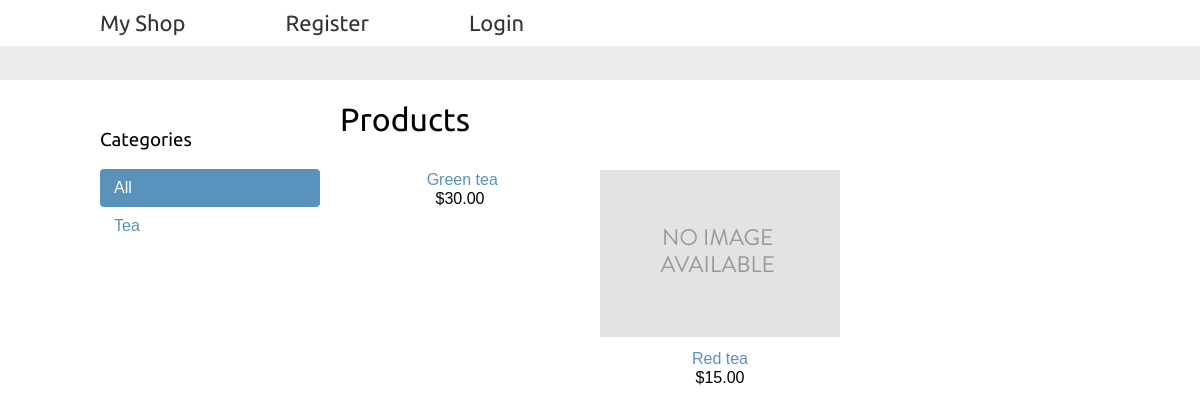
The page / on the database its author committed.
### shop/models.py (models this page shows, shortened)
class Category(models.Model):
    name = models.CharField(max_length=200)
    slug = models.SlugField(max_length=200, unique=True)
    class Meta:
        ordering = ['name']
        indexes = [
            models.Index(fields=['name']),
        ]
        verbose_name = 'category'
        verbose_name_plural = 'categories'
    def get_absolute_url(self):
        return reverse('shop:product_list_by_category', args=[self.slug])

class Product(models.Model):
    category = models.ForeignKey(Category, related_name='products', on_delete=models.CASCADE)
    name = models.CharField(max_length=200)
    slug = models.SlugField(max_length=200)
    image = models.ImageField(upload_to='products/%Y/%m/%d', blank=True)
    description = models.TextField(blank=True)
    price = models.DecimalField(max_digits=10, decimal_places=2)
    available = models.BooleanField(default=True)
    created = models.DateTimeField(auto_now_add=True)
    updated = models.DateTimeField(auto_now=True)
    class Meta:
        ordering = ['name']
        indexes = [
            models.Index(fields=['id', 'slug']),
            models.Index(fields=['name']),
            models.Index(fields=['-created']),
        ]
    def get_absolute_url(self):
        return reverse("shop:product_detail", args=[self.id, self.slug])

### shop/views.py (the view)
# urls.py: path('', views.product_list, name='product_list'),
def product_list(request, category_slug=None):
    category = None
    categories = Category.objects.all()
    products = Product.objects.filter(available=True)
    if category_slug:
        category = get_object_or_404(Category, slug=category_slug)
        products = products.filter(category=category)
    return render(request, 'shop/product/list.html',
                  {'categories': categories, 'category': category, 'products': products})

### cart/context_processors.py (called while the page is built)
def cart(request):
    return {'cart': Cart(request)}

### shop/templates/shop/product/list.html (shortened to what this page needs)
{% extends "shop/base.html" %}
{% load static %}
{% block content %}
    <div id="sidebar">
        <h3>Categories</h3>
        <ul>
            <li {% if not category %}class="selected"{% endif %}>
                <a href="{% url 'shop:product_list' %}">All</a>
            </li>
            {% for c in categories %}
                <li {% if category.slug == c.slug %}class="selected"{% endif %}>
                    <a href="{{ c.get_absolute_url }}">{{ c.name }}</a>
                </li>
            {% endfor %}
        </ul>
    </div>
    <div id="main" class="product-list">
        <h1>{% if category %}{{category.name}}{% else %}Products{% endif %}</h1>
        {% for product in products %}
            <div class="item">
                <a href=" {{product.get_absolute_url}} ">
                    <img src="{% if product.image %} {{product.image.url}} {% else %} {% static 'images/no_image.png' %} {% endif %}" alt="">
                </a>
                <a href="{{ product.get_absolute_url }}">{{ product.name }}</a>
                <br>
                ${{product.price}}
            </div>
        {% endfor %}
    </div>
{% endblock content %}

### shop/static/css/base.css (style rules this page uses)
body { margin:0; padding:0; font-family:helvetica, sans-serif; }
h1, h2, h3, h4, h5 , h6 { font-family: 'Ubuntu', sans-serif; font-weight:normal; }
a { text-decoration:none; color:#5993bb; }
#sidebar { width:220px; padding:30px 20px 0 0; float:left; }
#sidebar ul { margin:0; padding:0; }
#sidebar ul li { margin:0; list-style:none; padding:10px 14px; }
#sidebar ul li a { display:block; }
#sidebar ul li.selected { background:#5993bb; border-radius:4px; }
#sidebar ul li.selected a { color:#fff; }
#main { float:left; width: 96%; margin-right:-220px; overflow:hidden; }
.product-list .item { width:25%; padding:10px 20px 10px 0; float:left; text-align:center; line-height:1.2; }
.product-list .item img { width:100%; margin-bottom:8px; }

### rows shown on the page
Category: name "Tea"
Product: name "Green tea", price "30.00"
Product: name "Red tea", price "15.00"
